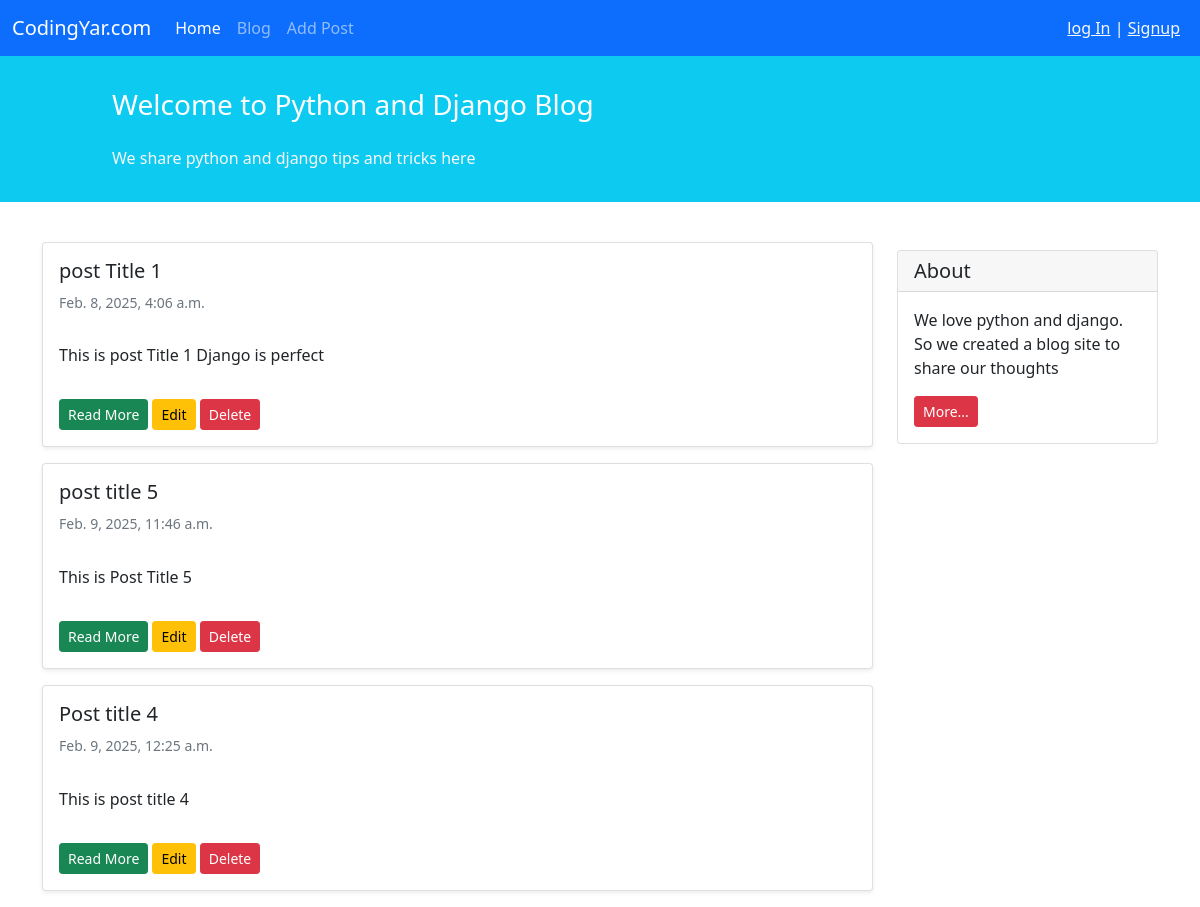
The page /blog/ on the database as committed earlier.
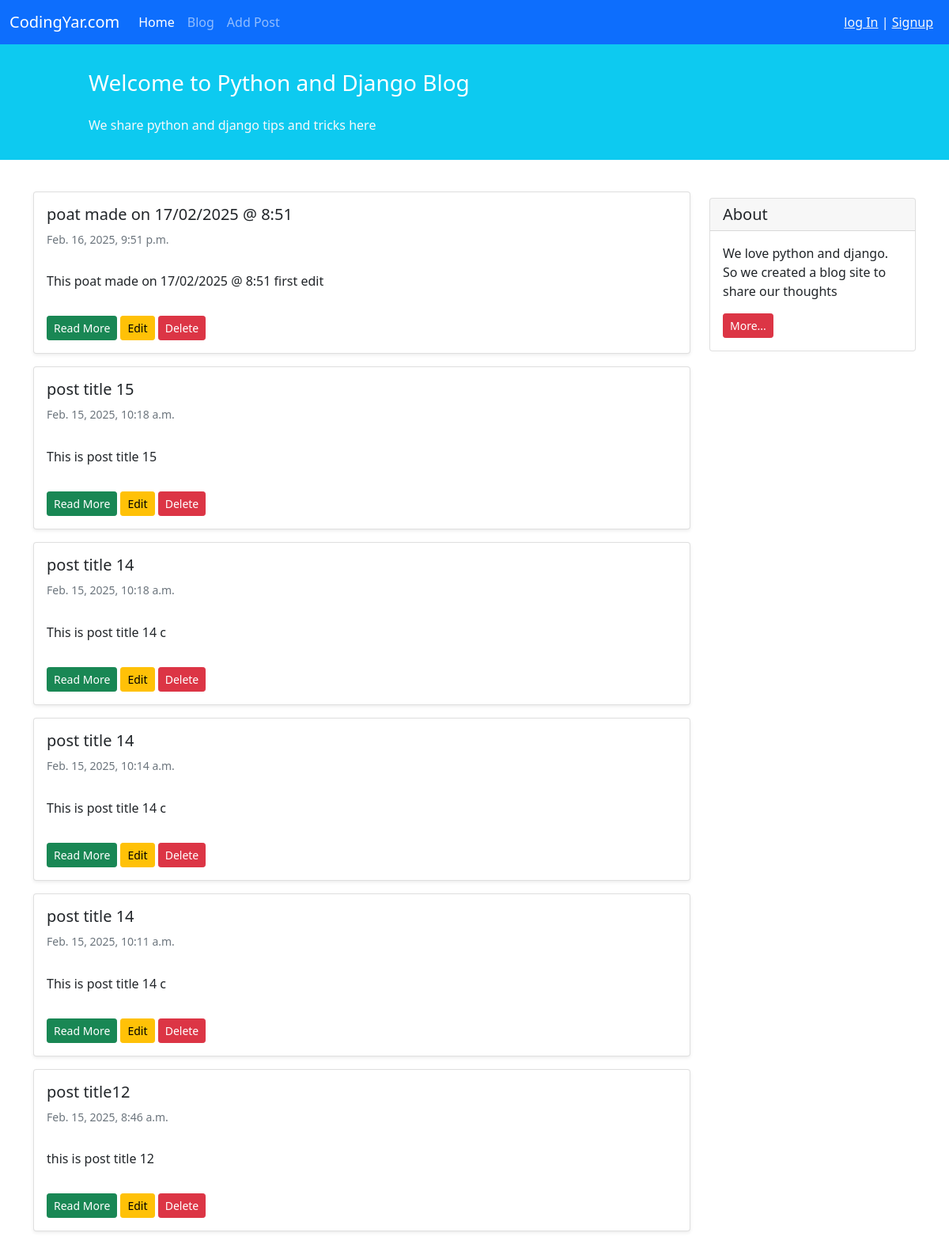
The same page on the database as committed later.
### blog/models.py (models this page shows, shortened)
class Post(models.Model):
    STATUS_CHOICES=(('PUB','Published'),('D','Draft'))
    title=models.CharField(max_length=100)
    text=models.TextField()
    author=models.ForeignKey('auth.User',on_delete=models.CASCADE)
    date_created=models.DateTimeField(auto_now_add=True)
    date_modified=models.DateTimeField(auto_now=True)
    status=models.CharField(choices=STATUS_CHOICES,max_length=3)

### blog/views.py (the view)
# urls.py: path('', views.PostListView.as_view(), name='post_list_view'),
class PostListView(generic.ListView): # this is made based on class view
    template_name ='blog/posts_list.html'
    context_object_name='post_list'
    def get_queryset(self):
        return Post.objects.filter(status='PUB').order_by('-date_modified')

### blog/templates/blog/posts_list.html (shortened to what this page needs)
{% extends '_base.html' %}
{% block content %}
    <div class="container mt-4">
        <div class="row">
            <div class="col-9">
                {% for post in post_list %}
                    <div class="card shadow-sm my-3">
                        <div class="card-body">
                            <h5 class="card-title">{{ post.title }}</h5>
                            <h6 class="card-subtitle mb-2 text-muted small py-2">{{ post.date_created }}</h6>
                            <p class="card-text py-3">
                                {{ post.text }}
                            </p>
                            <a href ='{% url 'post_detail_view' post.id %}'class="btn btn-sm btn-success">Read More</a>
                            <a href ='{% url 'post_update' post.id %}'class="btn btn-sm btn-warning">Edit</a>
                            <a href ='{% url 'post_delete' post.id %}'class="btn btn-sm btn-danger">Delete</a>                 </div>
                    </div>
                {% endfor %}
            </div>
            <div class="col-3">
                <div class="card my-4">
                    <h5 class="card-header">About</h5>
                    <div class="card-body">
                        <p class="card-text">We love python and django. So we created a blog site to share our
                            thoughts</p>
                        <a href="#"
                           class="btn btn-sm btn-danger">
                            More...
                        </a>
                    </div>
                </div>
            </div>
        </div>
    </div>
{% endblock content %}

Rows that differ between the two databases and show on the page:
removed Post: title "post Title 1", date_created "Feb. 8, 2025, 4:06 a.m.", text "This is post Title 1 Django is perfect"
removed Post: title "post title 5", date_created "Feb. 9, 2025, 11:46 a.m.", text "This is Post Title 5"
removed Post: title "Post title 4", date_created "Feb. 9, 2025, 12:25 a.m.", text "This is post title 4"
added Post: title "poat made on 17/02/2025 @ 8:51", date_created "Feb. 16, 2025, 9:51 p.m.", text "This poat made on 17/02/2025 @ 8:51 first edit"
added Post: title "post title 15", date_created "Feb. 15, 2025, 10:18 a.m.", text "This is post title 15"
added Post: title "post title 14", date_created "Feb. 15, 2025, 10:18 a.m.", text "This is post title 14 c"
added Post: title "post title 14", date_created "Feb. 15, 2025, 10:14 a.m.", text "This is post title 14 c"
added Post: title "post title 14", date_created "Feb. 15, 2025, 10:11 a.m.", text "This is post title 14 c"
added Post: title "post title12", date_created "Feb. 15, 2025, 8:46 a.m.", text "this is post title 12"
